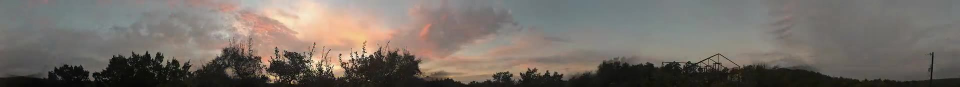
#> input picture data/sky-media/20261114_sunrise_pano_cam1.jpg, 1920 x 174 px, given as the content of the folder /pano_test/../sky-media/20261114_sunrise_pano_cam1.jpg/panos, which was not available (shown at 1/2 size)
$ python terrain_shift.py ../sky-media/20261114_sunrise_pano_cam1.jpg
#> lines starting #> are read from the running program, lines starting #| are printed output that depends on the picture
import cv2,numpy as np,glob,sys,os
P='/volume1/pano_test/'
def prof(run,where=0.5):
#> called with where = 0.5
    ps=sorted(glob.glob(P+run+'/panos/*.jpg'));
    if not ps: return None
    acc=None
    i=min(max(int(len(ps)*where),2),len(ps)-3)
    for p in ps[i-2:i+3]:
        im=cv2.imread(p,cv2.IMREAD_GRAYSCALE).astype(np.float32); h,w=im.shape
#> after `im = cv2.imread(p, cv2.IMREAD_GRAYSCALE).astype(np.float32)`:
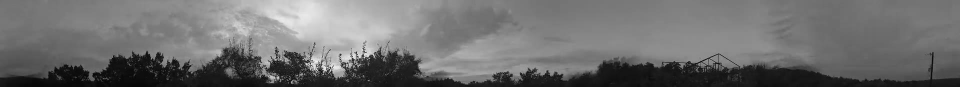
#> im: shape (174, 1920) float32 (shown at 1/2 size); min 0, max 255, mean 110.8
#> after `h, w = im.shape`: h = 174; w = 1920
        im=cv2.resize(im,(3600,int(h*3600/w)))   # 0.1 deg per column
#> im: shape (326, 3600) float32
        b=im[int(im.shape[0]*0.62):int(im.shape[0]*0.95)]
        g=np.abs(np.diff(b,axis=1,append=b[:,:1])).mean(axis=0)
#> g = 3600 values, max 24.21 at index 1162, min 0.0093 at index 3582, mean 3.05
        acc=g if acc is None else acc+g
#> acc has the same summary as g
    return acc-acc.mean()
def shift(a,b):
    x=np.real(np.fft.ifft(np.fft.fft(a)*np.conj(np.fft.fft(b)))); k=int(np.argmax(x)); k=k if k<1800 else k-3600
    return k/10, x.max()/np.sqrt((a*a).sum()*(b*b).sum())
ref=prof(sys.argv[1])
#> ref = 3600 values, max 21.15 at index 1162, min -3.04 at index 3571, mean -2.71e-07
for r in sys.argv[2:]:
    out=[]
    for wh in (0.03,0.5,0.97):
        q=prof(r,wh)
        if q is None: break
        s,c=shift(q,ref); out.append(f"{s:+.1f}/{c:.2f}")
    print(r+"\t"+"\t".join(out),flush=True)

$ run again, on data/sky-media/20261012_sunset_pano_cam2.jpg
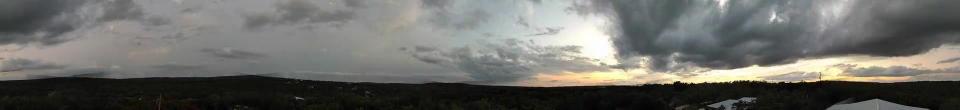
#> input picture data/sky-media/20261012_sunset_pano_cam2.jpg, 1920 x 220 px, given as the content of the folder 1/pano_test/../sky-media/20261012_sunset_pano_cam2.jpg/panos, which was not available (shown at 1/2 size)
#> in prof, `im = cv2.imread(p, cv2.IMREAD_GRAYSCALE).astype(np.float32)`:
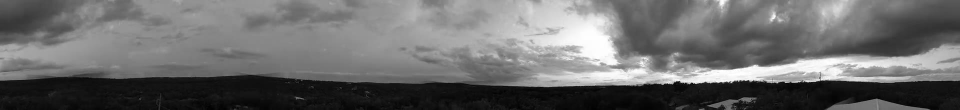
#> im: shape (220, 1920) float32 (shown at 1/2 size); min 0, max 255, mean 106.9
#> in prof, `b=im[int(im.shape[0]*0.62):int(im.shape[0]*0.95)]`:
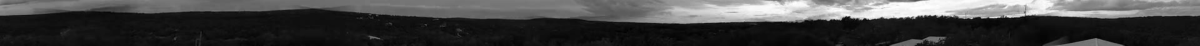
#> b: shape (136, 3600) float32 (shown at 1/3 size); min 0.421, max 255, mean 67.3
#> g = 3600 values, max 11.6 at index 3078, min 0.0293 at index 957, mean 0.809
#> acc has the same summary as g
#> ref = 3600 values, max 10.79 at index 3078, min -0.78 at index 957, mean 3.39e-08

$ run again, on data/sky-media/20261016_sunset_pano_cam2.jpg
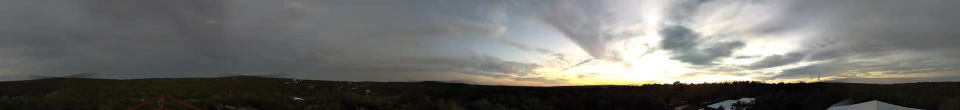
#> input picture data/sky-media/20261016_sunset_pano_cam2.jpg, 1920 x 220 px, given as the content of the folder 1/pano_test/../sky-media/20261016_sunset_pano_cam2.jpg/panos, which was not available (shown at 1/2 size)
#> in prof, `im = cv2.imread(p, cv2.IMREAD_GRAYSCALE).astype(np.float32)`:
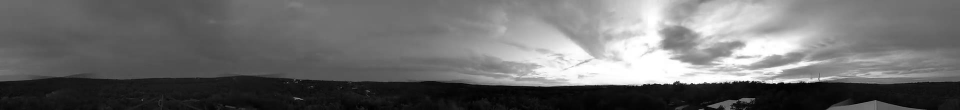
#> im: shape (220, 1920) float32 (shown at 1/2 size); min 0, max 255, mean 106.9
#> in prof, `b=im[int(im.shape[0]*0.62):int(im.shape[0]*0.95)]`:
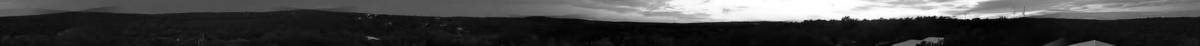
#> b: shape (136, 3600) float32 (shown at 1/3 size); min 0, max 255, mean 67.4
#> g = 3600 values, max 6.48 at index 2896, min 0.0146 at index 1006, mean 0.685
#> acc has the same summary as g
#> ref = 3600 values, max 5.8 at index 2896, min -0.67 at index 1006, mean 1.7e-08
